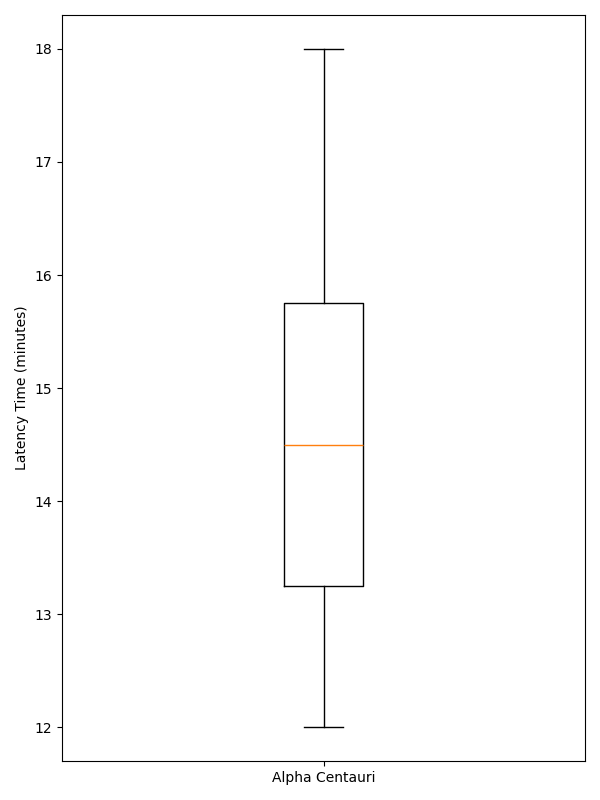

The Python source for this figure:
import matplotlib.pyplot as plt

# Data representing communication latency times for different civilizations
alpha_centauri_latency = [12, 14, 15, 13, 18, 16, 17, 14, 12, 15]

# Create a basic vertical box plot for a single group of data
plt.figure(figsize=(6, 8))
plt.boxplot(alpha_centauri_latency, vert=True, patch_artist=False)

plt.ylabel('Latency Time (minutes)')
plt.yticks(fontsize=10)
plt.xticks([1], ['Alpha Centauri'], fontsize=10)

plt.tight_layout()

plt.show()
